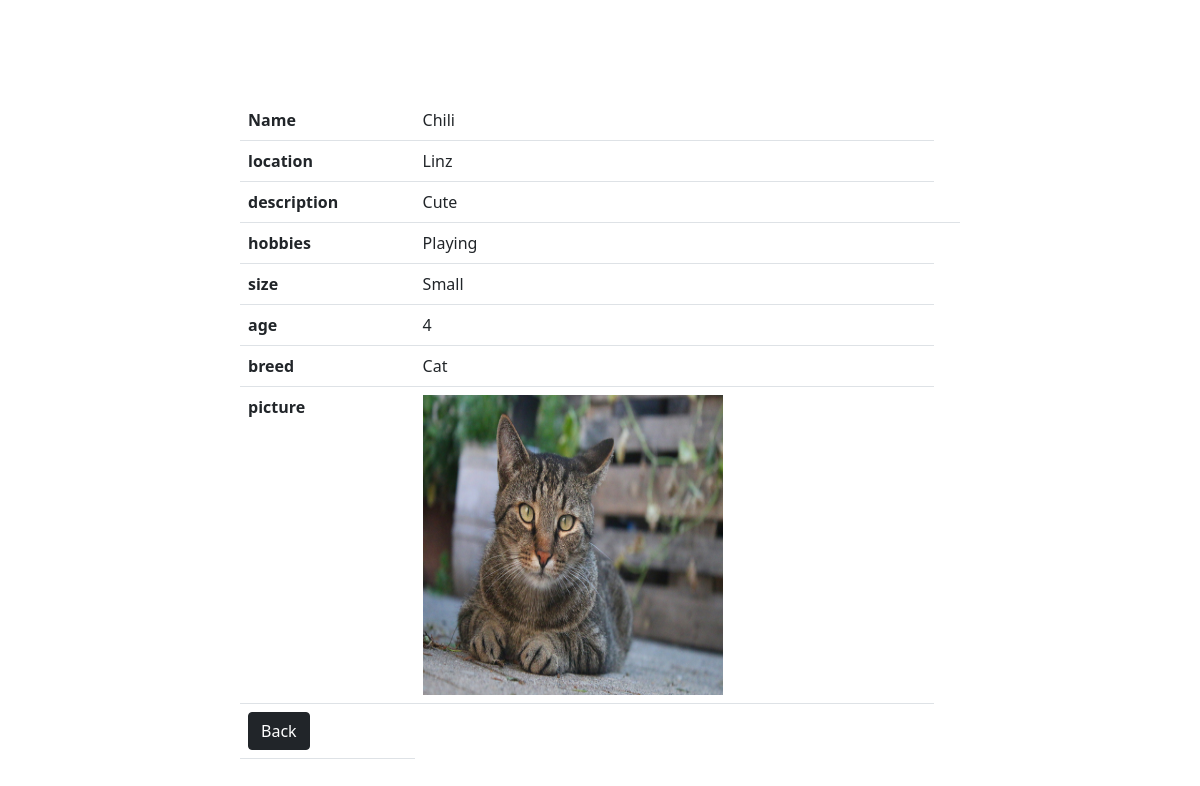
Screenshot of /info.php?id=3&previouse_page=home (signed in) with the database file from the repository.
### tables this page shows
CREATE TABLE `animals` (
  `id` int(11) NOT NULL,
  `name` varchar(255) NOT NULL,
  `location` varchar(255) NOT NULL,
  `description` varchar(255) NOT NULL,
  `hobbies` varchar(255) NOT NULL,
  `size` varchar(255) NOT NULL,
  `age` int(11) NOT NULL,
  `breed` varchar(255) NOT NULL,
  `pic_animal` varchar(255) DEFAULT NULL
);

### info.php (the view, shortened to what this page needs)
<?php
require_once 'components/db_connect.php';
if (isset($_GET['id'])) {
    $id = $_GET['id'];
    $sql = "SELECT * FROM animals WHERE id = {$id}";
    $result = mysqli_query($connect, $sql);
    if (mysqli_num_rows($result) == 1) {
        $data = mysqli_fetch_assoc($result);
        $name = $data['name'];
        $location = $data['location'];
        $description = $data['description'];
        $hobbies = $data['hobbies'];
        $size = $data['size'];
        $age = $data['age'];
        $breed = $data['breed'];
        $pic_animal = $data['pic_animal'];
    }
}
?>
<!DOCTYPE html>
<html>
    <head>
        <?php require_once 'components/boot.php'?>
    </head>
    <body>
        <fieldset>
            <form action="actions/a_update.php?id=<?php echo $id ?>" method= "post" enctype="multipart/form-data">
                <table class='table'>
                    <tr>
                        <th>Name</th>
                        <td><?php echo $name ?></td>
                    </tr>
                    <tr>
                        <th>location</th>
                        <td><?php echo $location ?></td>
                    </tr>
                    <tr>
                        <th>description</th>
                        <td><?php echo $description ?><td>
                    </tr>
                    <tr>
                        <th>hobbies</th>
                        <td><?php echo $hobbies ?></td>
                    </tr>
                    <tr>
                        <th>size</th>
                        <td><?php echo $size ?></td>
                    </tr>
                    <tr>
                        <th>age</th>
                        <td><?php echo $age ?></td>
                    </tr>
                    <tr>
                        <th>breed</th>
                        <td><?php echo $breed ?></td>
                    </tr>
                    <tr>
                        <th>picture</th>
                        <td><img  style="width:300px;height:300px;" src="animals/pictures/<?php echo $pic_animal ?>"/></td>
                    </tr>
                    <tr>
                        <?php
                        if($_GET["previouse_page"] == "home")
                        {
                            echo '<td><a href="home.php" name="submit" class="btn btn-dark" type="submit">Back</a></td>';
                        }
                        else{
                            echo '<td><a href="animals/senior.php" name="submit" class="btn btn-dark" type="submit">Back</a></td>';
                        }
                        ?>
                    </tr>
                </table>
            </form>
        </fieldset>
    </body>
</html>

### info.php (style rules this page uses)
fieldset { margin: auto; margin-top: 100px; width: 60% ; }

### rows the page displays
animals: name "Chili", location "Linz", description "Cute", hobbies "Playing", size "Small", age "4", breed "Cat", pic_animal (picture)
